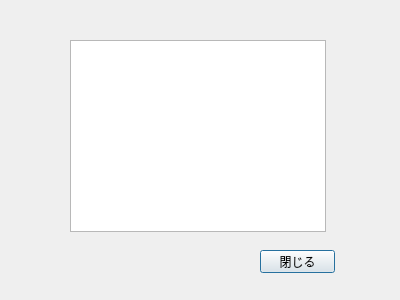
<?xml version="1.0" encoding="UTF-8"?>
<ui version="4.0">
 <class>Dialog</class>
 <widget class="QDialog" name="Dialog">
  <property name="geometry">
   <rect>
    <x>0</x>
    <y>0</y>
    <width>400</width>
    <height>300</height>
   </rect>
  </property>
  <property name="windowTitle">
   <string>Chart</string>
  </property>
  <widget class="QGraphicsView" name="graphicsView">
   <property name="geometry">
    <rect>
     <x>70</x>
     <y>40</y>
     <width>256</width>
     <height>192</height>
    </rect>
   </property>
  </widget>
  <widget class="QPushButton" name="pushButton_close">
   <property name="geometry">
    <rect>
     <x>260</x>
     <y>250</y>
     <width>75</width>
     <height>23</height>
    </rect>
   </property>
   <property name="text">
    <string>閉じる</string>
   </property>
  </widget>
 </widget>
 <resources/>
 <connections/>
</ui>
